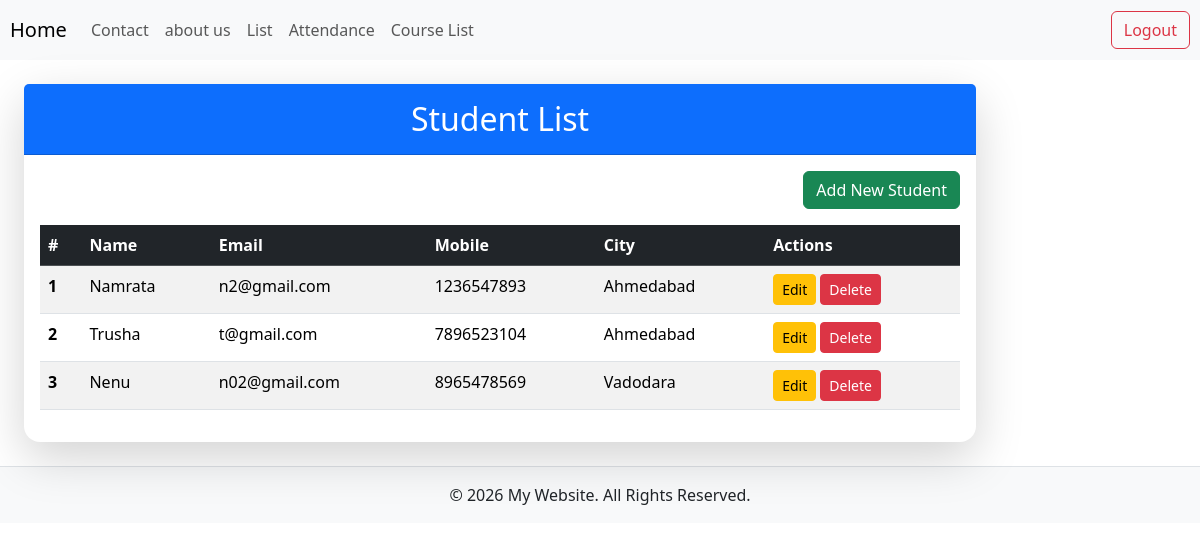
Screenshot of /student/ (signed in) with the database file from the repository.
### student/models.py (models this page shows, shortened)
class student(models.Model):
    name=models.CharField(max_length=100)
    email=models.EmailField()
    mobile=models.CharField(max_length=15)
    city=models.CharField(max_length=50)

### student/views.py (the view)
# urls.py: path('student/', views.student_list, name='student'),
@login_required(login_url='login')
def student_list(request):
    students = student.objects.all()
    return render(request, 'student_crud/list.html', {'students': students})

### student/templates/student_crud/list.html
{% extends 'base.html' %}
{% block content %}
<div class="card shadow-lg border-0 rounded-4">
    <div class="card-header bg-primary text-white text-center py-3">
        <h2 class="mb-0">Student List</h2>
    </div>
    <div class="card-body">
        <div class="mb-3 text-end">
            <a href="{% url 'student_add' %}" class="btn btn-success">Add New Student</a>
        </div>
        <table class="table table-striped table-hover">
            <thead class="table-dark">
                <tr>
                    <th scope="col">#</th>
                    <th scope="col">Name</th>
                    <th scope="col">Email</th>
                    <th scope="col">Mobile</th>
                    <th scope="col">City</th>
                    <th scope="col">Actions</th>
                </tr>
            </thead>
            <tbody>
                {% for student in students %}
                <tr>
                    <th scope="row">{{ forloop.counter }}</th>
                    <td>{{ student.name }}</td>
                    <td>{{ student.email }}</td>
                    <td>{{ student.mobile }}</td>
                    <td>{{ student.city }}</td>
                    <td>
                        <a href="{% url 'student_edit' student.id %}" class="btn btn-sm btn-warning">Edit</a>
                        <a href="{% url 'student_delete' student.id %}" class="btn btn-sm btn-danger">Delete</a>
                    </td>
                </tr>
                {% empty %}
                <tr>
                    <td colspan="6" class="text-center text-muted">No students found. Use the Add button above to create a new student.</td>
                </tr>
                {% endfor %}
            </tbody>
        </table>
    </div>
</div>
{% endblock %}

### rows the page displays
student: name "Namrata", email "n2@gmail.com", mobile "1236547893", city "Ahmedabad"
student: name "Trusha", email "t@gmail.com", mobile "7896523104", city "Ahmedabad"
student: name "Nenu", email "n02@gmail.com", mobile "8965478569", city "Vadodara"
